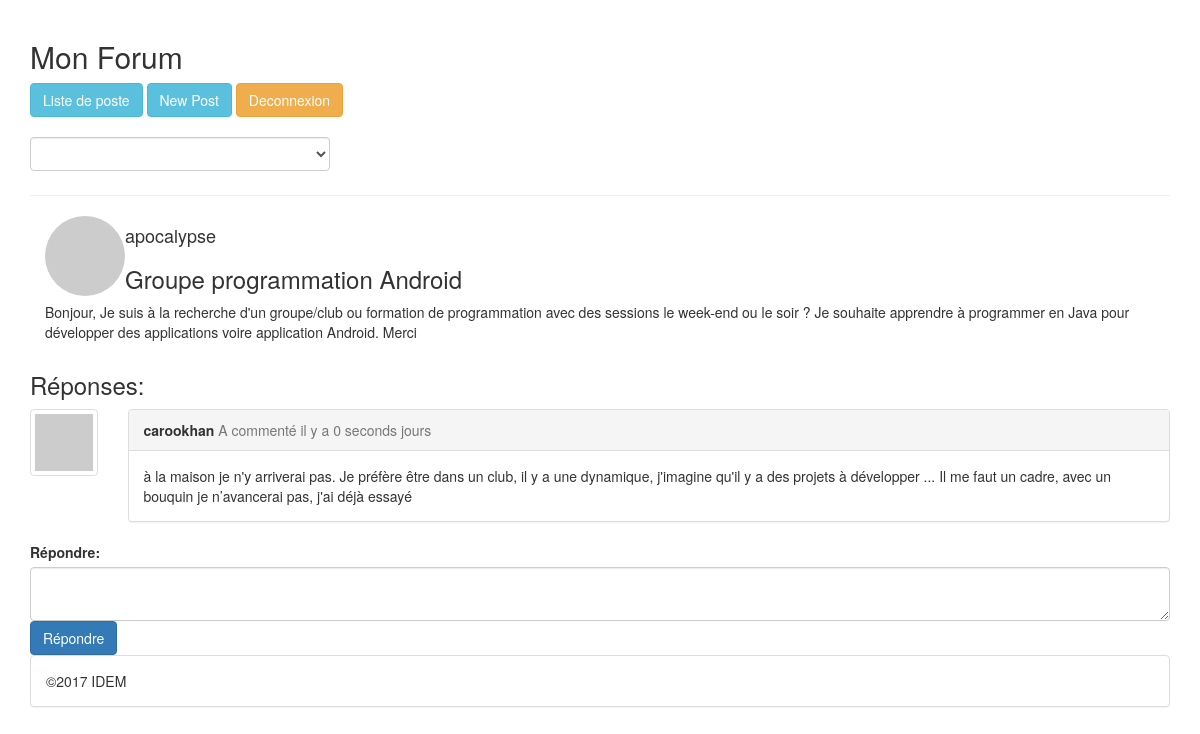
Screenshot of /index.php?p=viewPost&postid=1 (signed in) with the database file from the repository.
### tables this page shows
CREATE TABLE `post` (
  `id` int(255) NOT NULL AUTO_INCREMENT,
  `poster_id` int(255) NOT NULL,
  `title` varchar(255) NOT NULL,
  `description` text,
  `date_post` datetime DEFAULT NULL,
  `category_id` int(255) NOT NULL,
  PRIMARY KEY (`id`),
  KEY `poster_id` (`poster_id`),
  KEY `post_ibfk_2_idx` (`category_id`),
  CONSTRAINT `post_ibfk_1` FOREIGN KEY (`poster_id`) REFERENCES `user` (`id`),
  CONSTRAINT `post_ibfk_2` FOREIGN KEY (`category_id`) REFERENCES `categories` (`id`) ON DELETE NO ACTION ON UPDATE NO ACTION
);

CREATE TABLE `user` (
  `id` int(255) NOT NULL AUTO_INCREMENT,
  `username` varchar(255) NOT NULL,
  `password` varchar(255) NOT NULL,
  `email` varchar(255) NOT NULL,
  PRIMARY KEY (`id`)
);

CREATE TABLE `comment` (
  `id` int(255) NOT NULL AUTO_INCREMENT,
  `commentator_id` int(255) NOT NULL,
  `post_id` int(255) NOT NULL,
  `comment` text,
  `date_com` datetime DEFAULT NULL,
  PRIMARY KEY (`id`),
  KEY `commentator_id` (`commentator_id`),
  KEY `post_id` (`post_id`),
  CONSTRAINT `comment_ibfk_1` FOREIGN KEY (`commentator_id`) REFERENCES `user` (`id`),
  CONSTRAINT `comment_ibfk_2` FOREIGN KEY (`post_id`) REFERENCES `post` (`id`)
);

### model/requestManager.php (called while the page is built, shortened)
<?php
function getPageName(){
    if( isset($_GET['p']) ) {
        return $_GET['p'];
    } else {
        return 'login';
    }
}

### model/sessionManager.php (called while the page is built, shortened)
<?php
function isSessionSet(){
    return isset($_SESSION['user']) ? true : false;
}

### model/operations.php (called while the page is built, shortened)
<?php
function getConnexion(){
    $connexion = new PDO("mysql:host=localhost;dbname=blog;charset=UTF8",'root','');
    $connexion->setAttribute(PDO::ATTR_ERRMODE, PDO::ERRMODE_EXCEPTION);
    $connexion->setAttribute(PDO::ATTR_EMULATE_PREPARES, false);
    return $connexion;
}
function getPostById($postId){
    $connexion = getConnexion();
    $query = 'SELECT p.id,p.title,p.description,p.date_post,u.id as user_id,u.username,u.email
              FROM post AS p,user AS u WHERE u.id=p.poster_id AND p.id=:postid ORDER BY id DESC';
    $pdo = $connexion->prepare($query);
    $pdo->execute(array(
        'postid'=>$postId
    ));
    return $pdo->fetch(PDO::FETCH_ASSOC);
}
function getAllCommentsByPostId($postId){
    $connexion = getConnexion();
    $query = 'SELECT c.id,c.date_com,c.comment,u.id as user_id,u.username,u.email
              FROM comment AS c,user AS u
              WHERE u.id=c.commentator_id AND c.post_id=:postId ORDER BY c.id ASC';
    $pdo = $connexion->prepare($query);
    $pdo->execute(array(
        'postId'=>$postId
    ));
    return $pdo->fetchAll(PDO::FETCH_ASSOC);
}

### model/helpers.php (called while the page is built, shortened)
<?php
function time_elapsed_string($sqlDateString)
{
    $ptime = strtotime($sqlDateString);
    $etime = time() - $ptime;
    if ($etime < 1)
    {
        return '0 seconds';
    }
}
function gravatar($email){
    return md5(strtolower(trim($email)));
}

### templates/viewPost.php (the view, shortened to what this page needs)
<?php include_once('templates/header.php'); ?>
<div class="container">
    <img src="https://www.gravatar.com/avatar/<?=gravatar($post['email'])?>" alt="..." class="img-circle pull-left">
    <div >
        <h4><?= $post['username']?></h4>
        <h3><?= $post['title']?></h3>
        <p><?= $post['description']?></p>
    </div>
</div>
<h3>Réponses:</h3>
<div class="row">
    <?php if(!empty($comments)):?>
    <?php foreach($comments as $c):?>
    <div class="col-sm-1">
        <div class="thumbnail">
            <img src="https://www.gravatar.com/avatar/<?=gravatar($c['email'])?>" class="img-responsive user-photo">
        </div>
    </div>
    <div class="col-sm-11">
        <div class="panel panel-default">
            <div class="panel-heading">
                <strong><?=$c['username']?></strong> <span class="text-muted">A commenté il y a <?=time_elapsed_string($c['date_com'])?> jours</span>
            </div>
            <div class="panel-body">
                <?=$c['comment']?>
            </div>
        </div>
    </div>
    <?php endforeach;?>
    <?php endif;?>
</div>
    <form action="services/serviceComment.php" method="post">
        <div class="form-groups">
            <label>Répondre:</label>
            <textarea name="comment" class="form-control"><?=getSessionComment()?></textarea>
        </div>
        <button class="btn btn-primary" type="submit">Répondre</button>
    </form>
<?php include_once('templates/footer.php'); ?>

### index.php (shortened to what this page needs)
<?php
	include_once('model/operations.php');
	include_once('model/sessionManager.php');
	include_once('model/helpers.php');
	include_once('model/requestManager.php');
	$page = getPageName();
	switch( $page ) {
		case 'viewPost':
			$postid = getPostIdFromGETRequest();
			$post = getPostById($postid);
			$comments = getAllCommentsByPostId($postid);
			include_once('templates/viewPost.php');
			break;
	}

### templates/header.php (shortened to what this page needs)
<!doctype html>
<html lang="fr">
	<head>
		<link rel="stylesheet" href="https://maxcdn.bootstrapcdn.com/bootstrap/3.3.6/css/bootstrap.min.css">
	</head>
	<body>
		<div class="container">
		<div id="body-wrapper">
			<div class="page-header">
				<h2>Mon Forum</h2>
				<?php if(isSessionSet()==true): ?>
				<div class="btn-group" role="group" aria-label="...">
					<a href="index.php?p=acceuil"><button type="button" class="btn btn-info">Liste de poste</button></a>
					<a href="index.php?p=newPost"><button type="button" class="btn btn-info">New Post</button></a>
					<a href="index.php?p=deconnexion"><button type="button" class="btn btn-warning">Deconnexion</button></a>
				</div>
                    <br/><br/>
                <div class="form-group" role="group">
                    <select name="value" class="form-control" style="width: 300px;" onchange="this.options[this.selectedIndex].value && (window.location = this.options[this.selectedIndex].value);">
                            <option value=""></option>
                    </select>
                </div>
				<?php endif; ?>
			</div>
			<div id="content">

### templates/footer.php
			</div>
			<div class="panel panel-default">
				<div class="panel-body">
					&copy;2017 IDEM
				</div>
			</div>
		</div>
		</div>
	</body>
</html>

### rows the page displays
post: poster.username "apocalypse", title "Groupe programmation Android", description "Bonjour, Je suis à la recherche d'un groupe/club ou formation de programmation avec des sessions le week-end ou le soir ? Je souhaite apprendre à programmer en Java pour développer des applications voire application Android. Merci"
comment: commentator.username "carookhan", date_com "0 seconds", comment "à la maison je n'y arriverai pas. Je préfère être dans un club, il y a une dynamique, j'imagine qu'il y a des projets à développer ... Il me faut un cadre, avec un bouquin je n’avancerai pas, j'ai déjà essayé"
